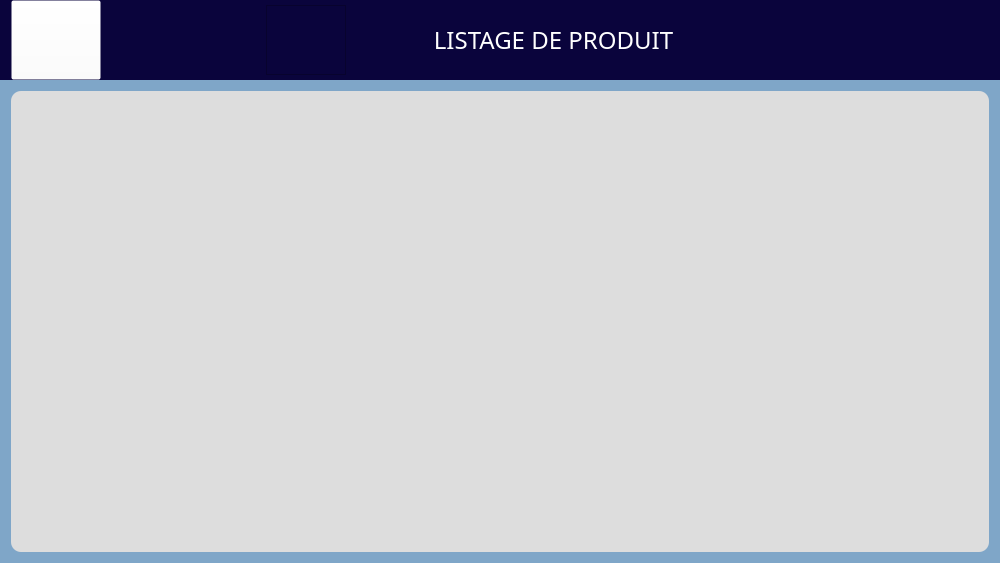
<?xml version="1.0" encoding="UTF-8"?>
<ui version="4.0">
 <class>ListeProduitClass</class>
 <widget class="QMainWindow" name="ListeProduitClass">
  <property name="geometry">
   <rect>
    <x>0</x>
    <y>0</y>
    <width>1000</width>
    <height>563</height>
   </rect>
  </property>
  <property name="windowTitle">
   <string>Liste produit</string>
  </property>
  <property name="windowIcon">
   <iconset resource="GestionStock.qrc">
    <normaloff>:/MenuPrincipal/img/liste.png</normaloff>:/MenuPrincipal/img/liste.png</iconset>
  </property>
  <widget class="QWidget" name="centralWidget">
   <layout class="QVBoxLayout" name="verticalLayout_2">
    <property name="spacing">
     <number>0</number>
    </property>
    <property name="leftMargin">
     <number>0</number>
    </property>
    <property name="topMargin">
     <number>0</number>
    </property>
    <property name="rightMargin">
     <number>0</number>
    </property>
    <property name="bottomMargin">
     <number>0</number>
    </property>
    <item>
     <widget class="QWidget" name="header" native="true">
      <property name="minimumSize">
       <size>
        <width>0</width>
        <height>80</height>
       </size>
      </property>
      <property name="maximumSize">
       <size>
        <width>16777215</width>
        <height>80</height>
       </size>
      </property>
      <property name="styleSheet">
       <string notr="true">background-color: #0A043C;</string>
      </property>
      <layout class="QHBoxLayout" name="horizontalLayout">
       <property name="spacing">
        <number>0</number>
       </property>
       <property name="leftMargin">
        <number>0</number>
       </property>
       <property name="topMargin">
        <number>0</number>
       </property>
       <property name="rightMargin">
        <number>0</number>
       </property>
       <property name="bottomMargin">
        <number>0</number>
       </property>
       <item>
        <widget class="QWidget" name="verticalWidget" native="true">
         <property name="minimumSize">
          <size>
           <width>250</width>
           <height>80</height>
          </size>
         </property>
         <property name="maximumSize">
          <size>
           <width>16777215</width>
           <height>80</height>
          </size>
         </property>
         <layout class="QVBoxLayout" name="verticalLayout_3">
          <property name="spacing">
           <number>0</number>
          </property>
          <property name="topMargin">
           <number>0</number>
          </property>
          <property name="rightMargin">
           <number>0</number>
          </property>
          <property name="bottomMargin">
           <number>0</number>
          </property>
          <item>
           <widget class="QPushButton" name="btnRetour">
            <property name="minimumSize">
             <size>
              <width>90</width>
              <height>80</height>
             </size>
            </property>
            <property name="maximumSize">
             <size>
              <width>90</width>
              <height>80</height>
             </size>
            </property>
            <property name="cursor">
             <cursorShape>PointingHandCursor</cursorShape>
            </property>
            <property name="styleSheet">
             <string notr="true">background-color: rgba(255, 255, 255,0);</string>
            </property>
            <property name="text">
             <string/>
            </property>
            <property name="icon">
             <iconset resource="GestionStock.qrc">
              <normaloff>:/AjoutProduit/img/retour.png</normaloff>:/AjoutProduit/img/retour.png</iconset>
            </property>
            <property name="iconSize">
             <size>
              <width>90</width>
              <height>90</height>
             </size>
            </property>
           </widget>
          </item>
         </layout>
        </widget>
       </item>
       <item>
        <widget class="QWidget" name="horizontalWidget" native="true">
         <property name="minimumSize">
          <size>
           <width>500</width>
           <height>80</height>
          </size>
         </property>
         <property name="maximumSize">
          <size>
           <width>500</width>
           <height>80</height>
          </size>
         </property>
         <layout class="QHBoxLayout" name="horizontalLayout_2">
          <property name="topMargin">
           <number>0</number>
          </property>
          <property name="rightMargin">
           <number>0</number>
          </property>
          <property name="bottomMargin">
           <number>0</number>
          </property>
          <item>
           <widget class="QFrame" name="frame">
            <property name="minimumSize">
             <size>
              <width>90</width>
              <height>80</height>
             </size>
            </property>
            <property name="maximumSize">
             <size>
              <width>90</width>
              <height>80</height>
             </size>
            </property>
            <property name="styleSheet">
             <string notr="true">border-image: url(:/ListeProduit/img/liste(2).png);
margin: 5%;</string>
            </property>
            <property name="frameShape">
             <enum>QFrame::StyledPanel</enum>
            </property>
            <property name="frameShadow">
             <enum>QFrame::Raised</enum>
            </property>
           </widget>
          </item>
          <item>
           <widget class="QLabel" name="label">
            <property name="font">
             <font>
              <family>Andalan</family>
              <pointsize>18</pointsize>
             </font>
            </property>
            <property name="styleSheet">
             <string notr="true">color: #ffffff;</string>
            </property>
            <property name="text">
             <string>LISTAGE DE PRODUIT</string>
            </property>
            <property name="alignment">
             <set>Qt::AlignCenter</set>
            </property>
           </widget>
          </item>
         </layout>
        </widget>
       </item>
       <item>
        <widget class="QWidget" name="box" native="true">
         <property name="minimumSize">
          <size>
           <width>250</width>
           <height>80</height>
          </size>
         </property>
         <property name="maximumSize">
          <size>
           <width>16777215</width>
           <height>80</height>
          </size>
         </property>
         <layout class="QVBoxLayout" name="verticalLayout_4">
          <property name="spacing">
           <number>0</number>
          </property>
         </layout>
        </widget>
       </item>
      </layout>
     </widget>
    </item>
    <item>
     <widget class="QWidget" name="main" native="true">
      <property name="styleSheet">
       <string notr="true">background-color: #7FA6C8;</string>
      </property>
      <layout class="QVBoxLayout" name="verticalLayout">
       <item>
        <widget class="QTableView" name="tableView">
         <property name="styleSheet">
          <string notr="true">background-color: #DDDDDD;
border-radius: 10px;</string>
         </property>
         <attribute name="horizontalHeaderDefaultSectionSize">
          <number>400</number>
         </attribute>
         <attribute name="verticalHeaderDefaultSectionSize">
          <number>30</number>
         </attribute>
        </widget>
       </item>
      </layout>
     </widget>
    </item>
   </layout>
  </widget>
 </widget>
 <layoutdefault spacing="6" margin="11"/>
 <resources>
  <include location="GestionStock.qrc"/>
 </resources>
 <connections/>
</ui>
